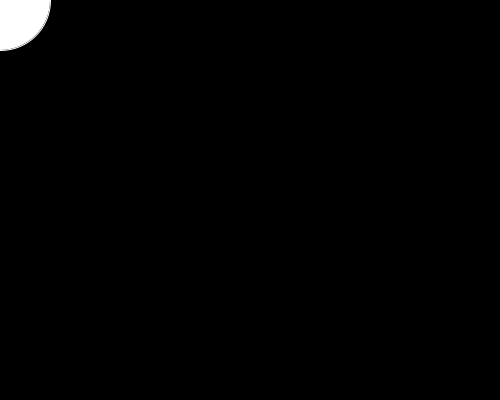
Frame 1 (no input)
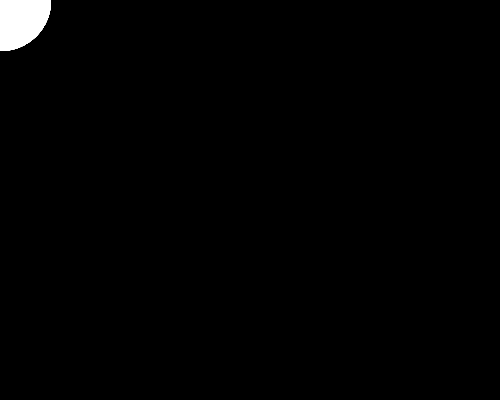
Frame 60 (the mouse pressed at the canvas centre just before this capture)
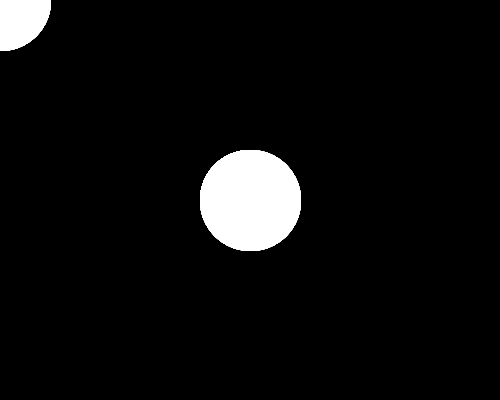
Frame 120 (the mouse held since frame 60 and released just before this capture)

The Processing sketch that drew these frames (run headless with seeded random() and noise(); from frame 60 on, the mouse is pressed at the canvas centre):

// Processing sketch: Exercise_4
// ── Exercise_4.pde
/* Lab-2a - Selection and Events
 * Exercise 4
 *
 * Version: 1.0
 * By: Kieron Garvey
 * Date: 23/Jan/2023
 */
int circleSize = 100;
int rgbRedColour = 255, rgbGreenColour = 255, rgbBrownColour = 255;

void setup() {
  size(500, 400);
  background(0);
}

void draw() {
  stroke(255);

  if (rgbRedColour <= 0) {
    println("rgbRedColour Before Reset: " + rgbRedColour);
    rgbRedColour = 255; // Reset Red
    println("rgbRedColour After Reset: " + rgbRedColour);
  } else if (rgbGreenColour <= 0) {
    println("rgbGreenColour Before Reset: " + rgbRedColour);
    rgbGreenColour = 255;// Reset Green
    println("rgbGreenColour After Reset: " + rgbRedColour);
  } else if (rgbBrownColour <= 0) {
    println("rgbBrownColour Before Reset: " + rgbRedColour);
    rgbBrownColour = 255; // Reset Brown
    println("rgbBrownColour After Reset: " + rgbRedColour);
  }

  fill(rgbRedColour, rgbGreenColour, rgbBrownColour);
  ellipse(mouseX, mouseY, circleSize, circleSize);
}

void mouseMoved() {
  rgbRedColour -= 25;
  rgbGreenColour -= 25;
  rgbBrownColour -= 25;
}
